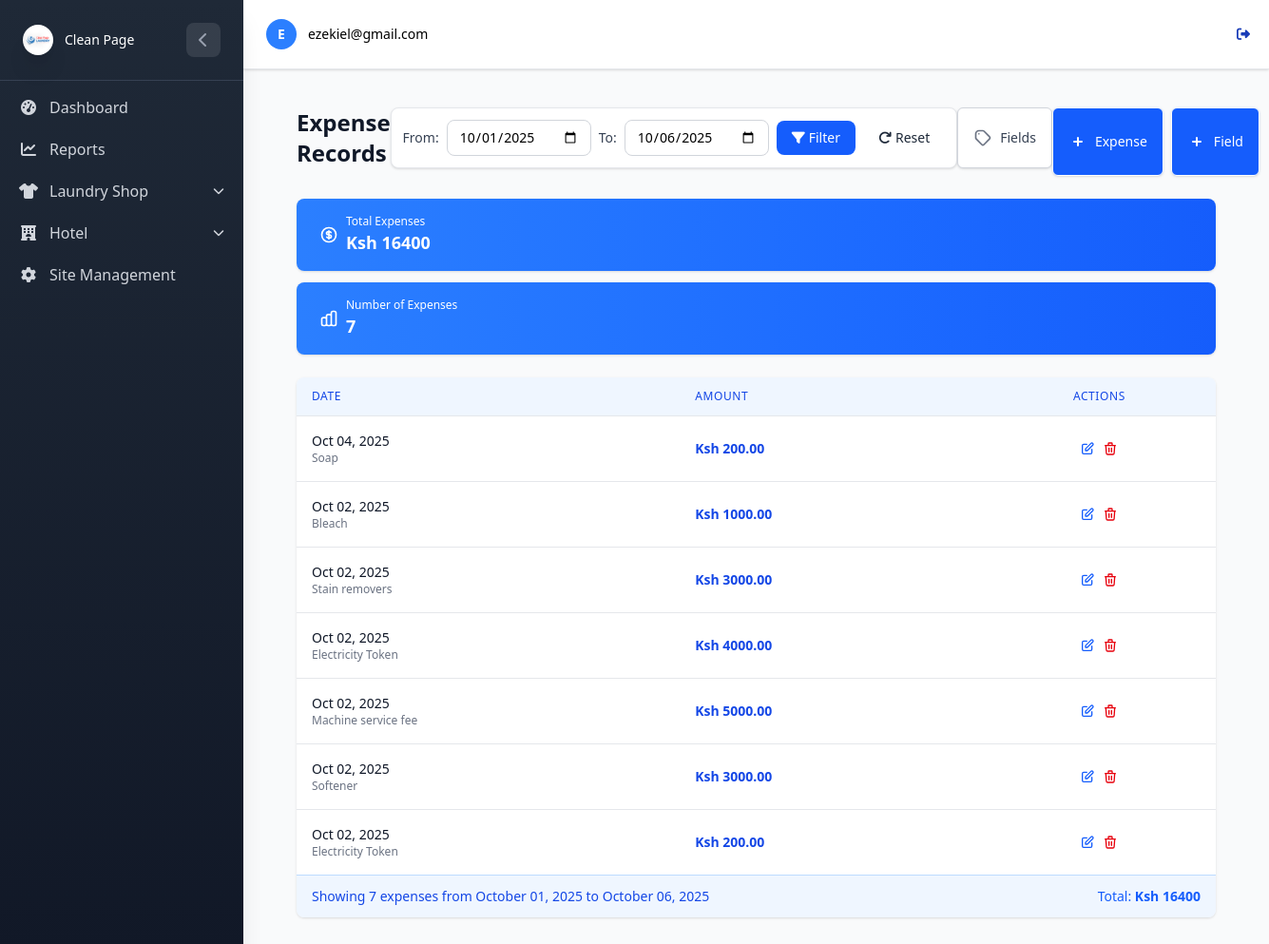
The page /Laundry/expenses/ (signed in) on the database as committed earlier.
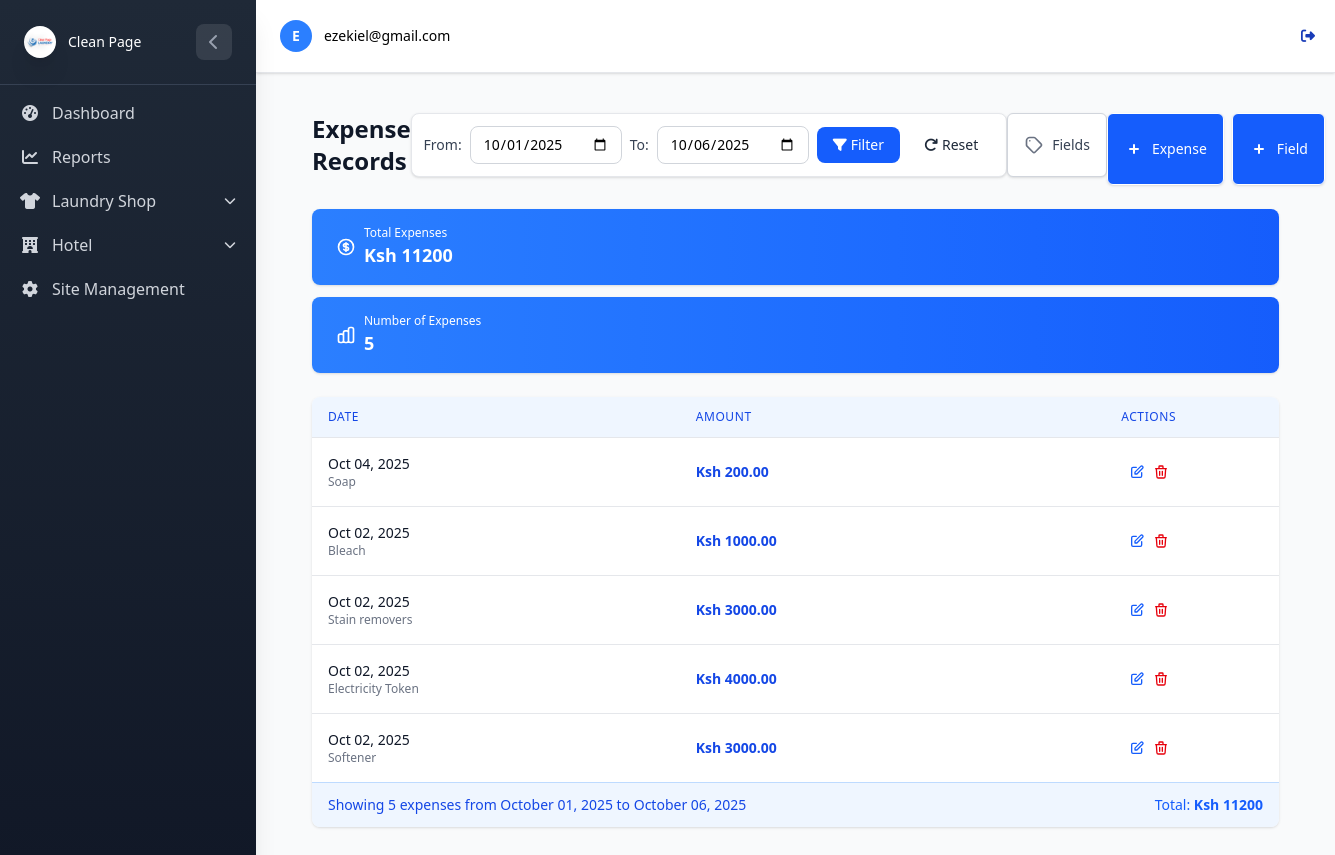
The same page on the database as committed later.
### LaundryApp/models.py (models this page shows, shortened)
class ExpenseRecord(models.Model):
    field = models.ForeignKey(
        ExpenseField, on_delete=models.CASCADE, related_name="records", db_index=True
    )
    shop = models.CharField(max_length=100, choices=Order.SHOP_CHOICE)
    amount = models.DecimalField(max_digits=10, decimal_places=2)
    date = models.DateField(auto_now_add=True, db_index=True)
    notes = models.CharField(max_length=150, null=True, blank=True)

class ExpenseField(models.Model):
    label = models.CharField(max_length=100, db_index=True)
    created_at = models.DateTimeField(auto_now_add=True)
    class Meta:
        unique_together = ('label',)  # Prevent duplicate labels

### LaundryApp/View/Expenses.py (the view)
# urls.py: path('expenses/', expense_list, name='expense_list'),
@login_required
def expense_list(request):
    start_date_str = request.GET.get('start_date')
    end_date_str = request.GET.get('end_date')
    today = timezone.now().date()
    try:
        if start_date_str:
            start_date = datetime.strptime(start_date_str, '%Y-%m-%d').date()
        else:
            start_date = today.replace(day=1)  # First day of current month
    except (ValueError, TypeError):
        start_date = today.replace(day=1)
    try:
        if end_date_str:
            end_date = datetime.strptime(end_date_str, '%Y-%m-%d').date()
        else:
            end_date = today  # Today as default end date
    except (ValueError, TypeError):
        end_date = today
    if start_date > end_date:
        start_date, end_date = end_date, start_date
    records = ExpenseRecord.objects.filter(
        date__gte=start_date,
        date__lte=end_date
    ).select_related("field").order_by("-date")
    total_amount = records.aggregate(Sum('amount'))['amount__sum'] or 0
    record_count = records.count()
    average_expense = records.aggregate(Avg('amount'))['amount__avg'] or 0
    if start_date == end_date:
        date_range_description = f"for {start_date.strftime('%B %d, %Y')}"
    else:
        date_range_description = f"from {start_date.strftime('%B %d, %Y')} to {end_date.strftime('%B %d, %Y')}"
    context = {
        "records": records,
        "total_amount": total_amount,
        "record_count": record_count,
        "average_expense": round(average_expense, 2),
        "start_date": start_date,
        "end_date": end_date,
        "date_range_description": date_range_description,
    }
    return render(request, "expenses/expense_list.html", context)

### LaundryApp/templates/expenses/expense_list.html (shortened to what the changed rows need)
{% extends "../home.html" %}
{% block content %}
<div class="max-w-7xl mx-auto px-4 sm:px-6 lg:px-8 py-4 sm:py-6 lg:py-8">
    <div class="flex flex-col sm:flex-row sm:items-center sm:justify-between mb-6 sm:mb-8">
        <div>
            <h1 class="text-2xl sm:text-3xl font-bold text-gray-900 mb-2">Expense Records</h1>
        </div>
    </div>
    <div class="grid grid-cols-1 sm:grid-cols-3 gap-3 sm:gap-5 mb-6 sm:mb-8">
        <div class="bg-gradient-to-r from-blue-500 to-blue-600 overflow-hidden shadow rounded-lg text-white">
            <div class="px-4 py-4 sm:p-5">
                <div class="flex items-center">
                    <div class="ml-4 flex-1 min-w-0">
                        <dl>
                            <dd class="flex items-baseline">
                                <div class="text-lg sm:text-xl font-semibold">Ksh {{ total_amount|default:"0.00" }}
                                </div>
                            </dd>
                        </dl>
                    </div>
                </div>
            </div>
        </div>
        <div class="bg-gradient-to-r from-blue-500 to-blue-600 overflow-hidden shadow rounded-lg text-white">
            <div class="px-4 py-4 sm:p-5">
                <div class="flex items-center">
                    <div class="ml-4 flex-1 min-w-0">
                        <dl>
                            <dd class="flex items-baseline">
                                <div class="text-lg sm:text-xl font-semibold">{{ record_count }}</div>
                            </dd>
                        </dl>
                    </div>
                </div>
            </div>
        </div>
    </div>
    {% if records %}
    <div class="bg-white shadow overflow-hidden rounded-lg w-full">
        <div class="overflow-x-auto w-full">
            <table class="w-full divide-y divide-gray-200">
                <thead class="bg-blue-50">
                    <tr>
                        <th scope="col"
                            class="px-4 py-3 text-left text-xs font-medium text-blue-700 uppercase tracking-wider">
                            Date
                        </th>
                        <th scope="col"
                            class="px-4 py-3 text-left text-xs font-medium text-blue-700 uppercase tracking-wider">
                            Amount
                        </th>
                        <th scope="col"
                            class="px-4 py-3 text-right text-xs font-medium text-blue-700 uppercase tracking-wider">
                            Actions
                        </th>
                    </tr>
                </thead>
                <tbody class="bg-white divide-y divide-gray-200">
                    {% for record in records %}
                    <tr class="hover:bg-blue-50 transition-colors duration-150">
                        <td class="px-4 py-4 whitespace-nowrap">
                            <div class="text-sm font-medium text-gray-900">{{ record.date|date:"M d, Y" }}</div>
                            <div class="text-xs text-gray-500 sm:hidden">{{ record.field.label }}</div>
                        </td>
                        <td class="px-4 py-4 whitespace-nowrap">
                            <div class="text-sm font-semibold text-blue-700">Ksh {{ record.amount }}</div>
                        </td>
                        <td class="px-4 py-4 whitespace-nowrap text-right text-sm font-medium">
                            <div class="flex justify-center space-x-2">
                                <a href="{% url 'laundry:edit_expense_record' record.id %}"
                                    class="text-blue-600 hover:text-blue-800 p-1 rounded-full hover:bg-blue-100 transition-colors duration-150"
                                    title="Edit">
                                </a>
                                <a href="{% url 'laundry:delete_expense_record' record.id %}"
                                    class="text-red-600 hover:text-red-800 p-1 rounded-full hover:bg-red-100 transition-colors duration-150"
                                    title="Delete">
                                </a>
                            </div>
                        </td>
                    </tr>
                    {% endfor %}
                </tbody>
            </table>
        </div>
        <div class="bg-blue-50 px-4 py-3 flex items-center justify-between border-t border-blue-200">
            <div class="text-sm text-blue-700">
                <p class="sm:hidden">Showing {{ records.count }} expenses {{ date_range_description }}</p>
            </div>
            <div class="text-sm text-blue-600">
                Total: <span class="font-semibold">Ksh {{ total_amount|default:"0.00" }}</span>
            </div>
        </div>
    </div>
    {% endif %}
</div>
{% endblock %}

Rows that differ between the two databases and show on the page:
removed ExpenseRecord: date "Oct 02, 2025", field.label "Machine service fee", amount "5000.00"
removed ExpenseRecord: date "Oct 02, 2025", field.label "Electricity Token", amount "200.00"
Other text that changed with them:
{{ total_amount|default:"0.00" }}: "16400" → "11200"
{{ record_count }}: "7" → "5"
{{ records.count }}: "7" → "5"
